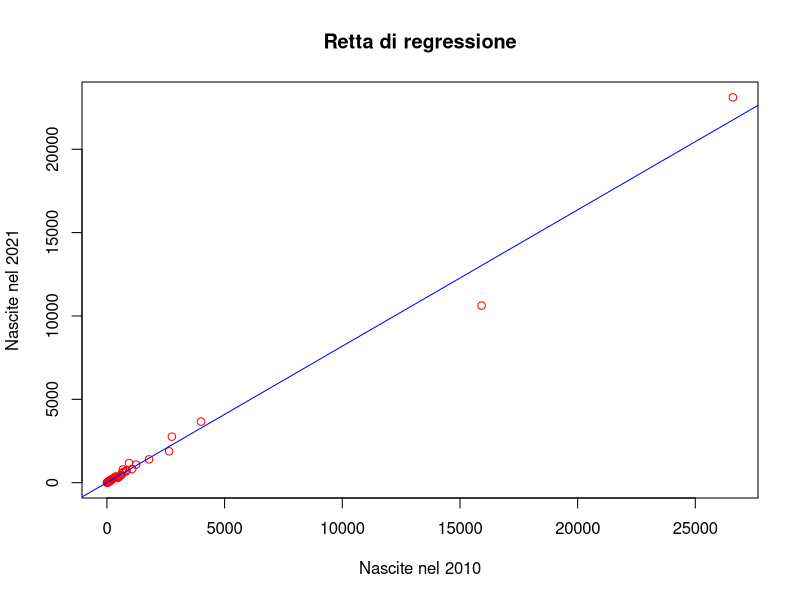
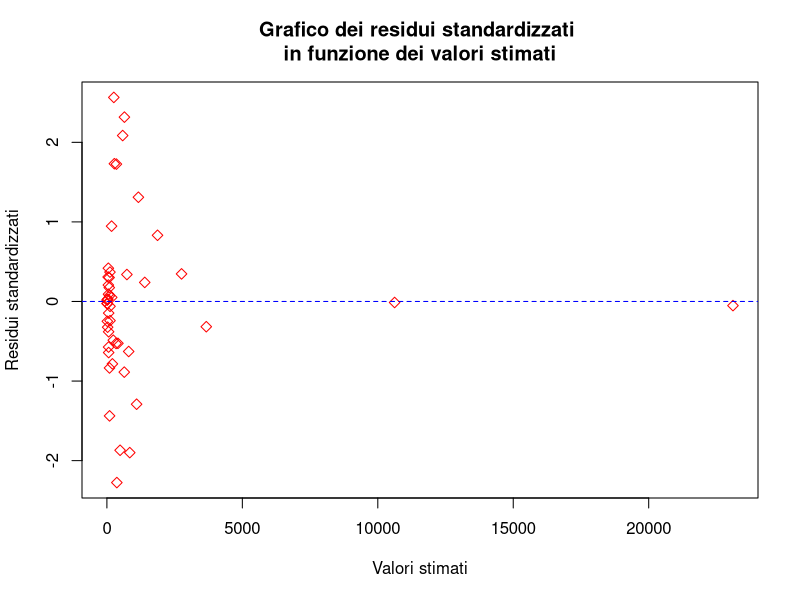

Recreate these plots in R, in order.
# REGRESSIONE LINEARE SINGOLA E MULTIVARIATA SUL DATASET DELLE NASCITE
# Author: Daniela Amendola

library(readxl)

data <- read_excel("dataset_puliti/nascite_arrotondato.xlsx")

# Si visualizza il dataframe
View(data)

# Si rimuove la prima colonna (dove sono presenti i Paesi)
dati_senza_intestazioni <- data[, -1]

# Si convertono i dati in un formato numerico
dati_tot <- as.numeric(as.character(unlist(dati_senza_intestazioni)))

################################################################################
#---------------------- Regressione lineare singola  --------------------------#
################################################################################

# Si calcola la matrice delle covarianze campionarie
cov(data$'2010', data$'2021')

# Si calcola la matrice delle correlazioni campionarie
cor(data$'2010', data$'2021') 

# Grafico
plot(data$'2010', data$'2021', 
     xlab = "Nascite nel 2010", 
     ylab = "Nascite nel 2021", 
     main = "Retta di regressione",
     col = "red",)
abline(lm(data$'2021' ~ data$'2010'), col = "blue")

################################################################################
#----------------------- Regressione lineare multivariata ---------------------#
################################################################################

# Si calcola la matrice delle covarianze campionarie
cov(data[, -1])

# Si calcola la matrice delle correlazioni campionarie
cor(data[, -1]) 

#--------------------------------------------------------------------------------#
# Variabile dipendente: 2021                                                     # 
# Variabili indipendenti: 2010-2011-2012-2013-2014-2015-2016-2017-2018-2019-2020 #
#--------------------------------------------------------------------------------#

# Si crea il modello di regressione lineare multivariata
model <- lm(data$`2021` ~ data$`2010` + data$`2011` + data$`2012` + data$`2013` + 
            data$`2014` + data$`2015` + data$`2016` + data$`2017` + data$`2018` + 
            data$`2019` + data$`2020`, data = data)

# Si visualizza il modello
summary(model)

#-------- Coefficiente di determinazione --------#
coeff_det <- summary(model)$r.squared
coeff_det

#-------- Valori stimati --------#
valori_stimati <- fitted(model)
valori_stimati

#-------- Residui--------#
residui <- resid(model)
residui

# Si calcola il vettore dei residui standardizzati
residui_standardizzati <- residui/sd(residui)
residui_standardizzati

#-------- Grafico dei residui --------#
# Si crea il grafico dei residui standardizzati in funzione dei valori stimati
plot(valori_stimati, residui_standardizzati, 
     xlab = "Valori stimati", 
     ylab = "Residui standardizzati", 
     main = "Grafico dei residui standardizzati \nin funzione dei valori stimati",
     col = "red",
     pch = 5,
     cex.lab = 1, 
     cex.axis = 1)
abline(h = 0, col = "blue", lty = 2)
